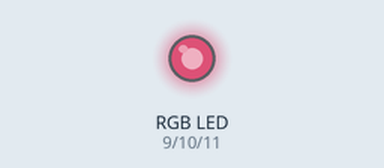
The sketch below on a simulated Arduino Uno, built with avr-gcc and run on an emulated ATmega328P. On the bench: an RGB LED mixed from three pins (HIGH = lit). Dim RGB values are drawn brighter than linear.

Above: at 0.1 s.
Timing chart, 0 to 1.6 s (numbered marks = the images above):
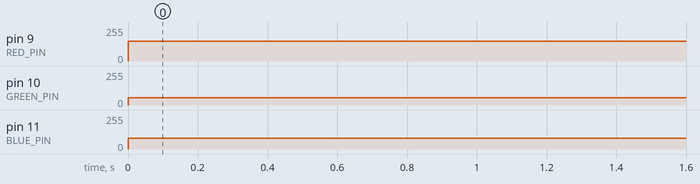

The sketch:

rgb.ino
```cpp
const int BLUE_PIN = 11;
const int GREEN_PIN = 10;
const int RED_PIN = 9;

void setup() {
  pinMode(BLUE_PIN, OUTPUT);
  pinMode(GREEN_PIN, OUTPUT);
  pinMode(RED_PIN, OUTPUT);
}

void loop() {
  analogWrite(BLUE_PIN, 80);
  analogWrite(GREEN_PIN, 55);
  analogWrite(RED_PIN, 150);
}
```

Measured:
- by itself, pin 9 (RED_PIN): 0/255 → 150/255 at 0.00 s
- by itself, pin 10 (GREEN_PIN): 0/255 → 55/255 at 0.00 s
- by itself, pin 11 (BLUE_PIN): 0/255 → 80/255 at 0.00 s
